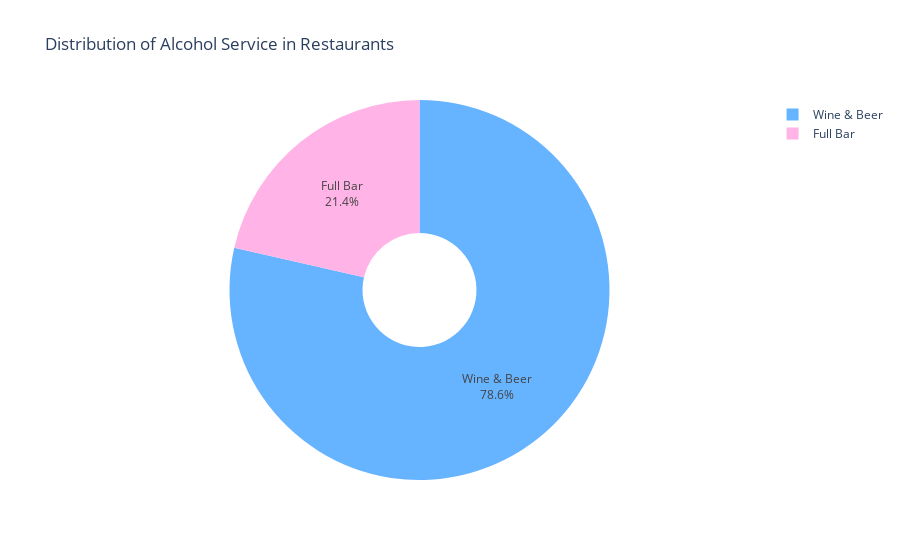

This figure's notebook cell:
### Code cell
# Create a donut chart for the distribution of Alcohol_Service
alcohol_service_count = data['Alcohol_Service'].value_counts()

# Create the donut chart
fig = go.Figure(go.Pie(
    labels=alcohol_service_count.index,  # Labels are the unique values of Alcohol_Service
    values=alcohol_service_count.values,  # Values are the count of each unique value
    hole=0.3,  # This makes the pie chart a donut (hole size)
    textinfo='percent+label',  # Show percentage and label
    marker=dict(colors=['#66b3ff', '#ffb3e6', '#ff6666', '#ffcc99']),  # Customize colors
))

# Update the layout with a title
fig.update_layout(
    title="Distribution of Alcohol Service in Restaurants",
    showlegend=True  # Show legend
)

# Show the chart
fig.show()

### Figure 1 — Plotly figure (JSON) as saved in the notebook; plotly's stock layout.template omitted (floating-point values rounded to 4 significant figures)
{"data": [{"hole": 0.3, "labels": ["Wine & Beer", "Full Bar"], "marker": {"colors": ["#66b3ff", "#ffb3e6", "#ff6666", "#ffcc99"]}, "textinfo": "percent+label", "type": "pie", "values": [22, 6]}], "layout": {"autosize": true, "showlegend": true, "title": {"text": "Distribution of Alcohol Service in Restaurants"}}}
